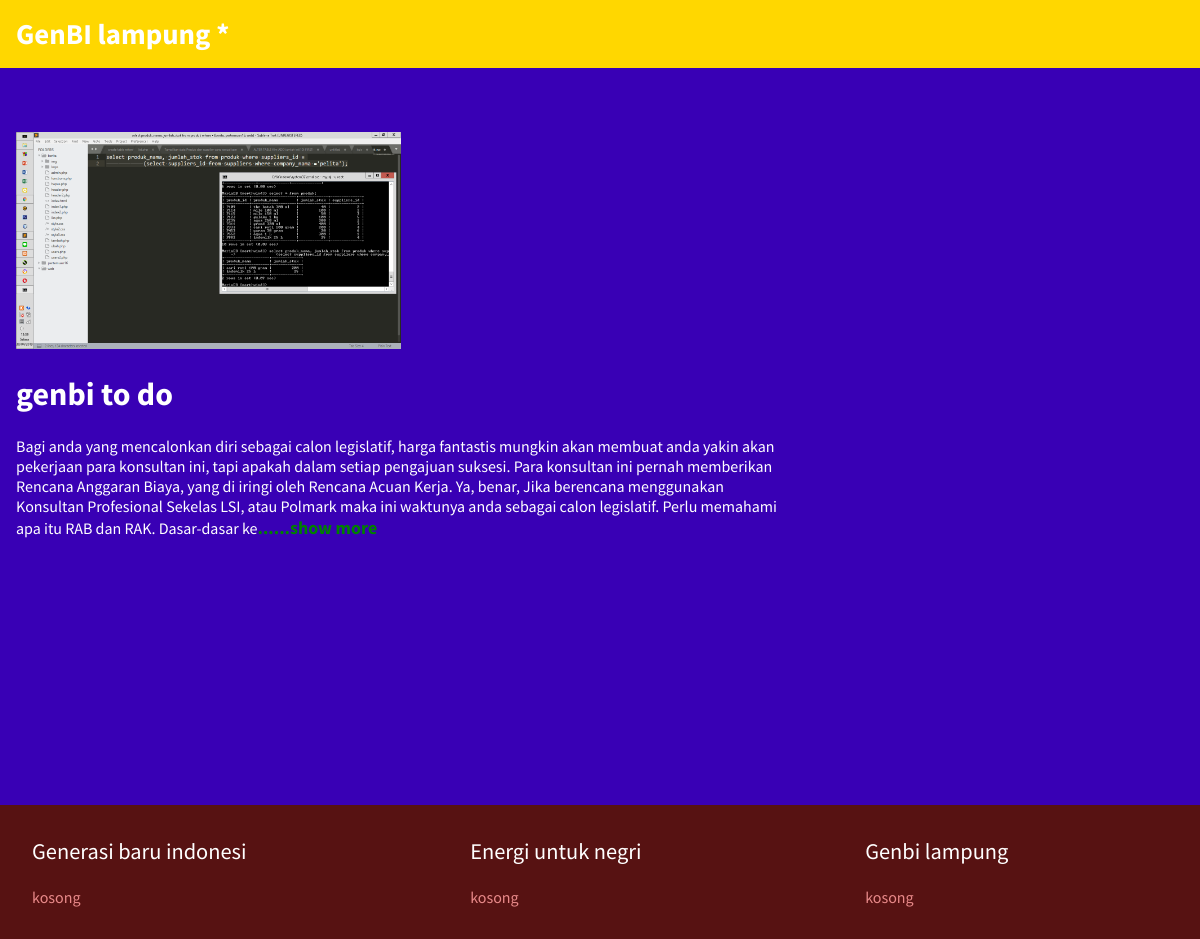
The app's page /website_genbi/ll.php?id=6 with its own data.
### tables this page shows
CREATE TABLE `berita` (
  `id` int(11) NOT NULL,
  `judul` varchar(300) NOT NULL,
  `texts` text NOT NULL,
  `gambar` varchar(100) NOT NULL
);

### website_genbi/ll.php (the view, shortened to what this page needs)
<?php
	$conn = mysqli_connect("localhost","root","","phpdasar2");
	$id=$_GET["id"];
	$result=mysqli_query($conn,"SELECT * FROM berita WHERE id = $id");
	$row=mysqli_fetch_assoc($result);
 ?>
<!DOCTYPE html>
<html>
<head>
        <link media="all" type="text/css" rel="stylesheet" href="style0.css">
    </head>
<body>
	<header>
            <a href="#">GenBI lampung *</a>
    </header>
	<div class="container">
            <div id="content">
            <img src="img/<?php echo $row["gambar"]; ?>">
			<h1><?php echo $row["judul"]; ?></h1>
                 <div class="read-more">
                <?php echo $row["texts"]; ?>
                 </div>
             </div>
	</div>
<footer>
            <ul>
                <li>
                    <span>Generasi baru indonesi</span>
                    kosong
                </li>
                <li>
                    <span>Energi untuk negri</span>
                    kosong
                </li>
                <li>
                    <span>Genbi lampung</span>
                    kosong
        </footer>
    </body>
</html>

### website_genbi/style0.css (style rules this page uses)
body { font-family: 'Source Sans Pro'; background: #3900b5; margin:0; color:white; }
a { text-decoration:none; color:white; font-size:1.8em; font-weight:700; }
img { width:50px; }
header { background:#FFD700; padding: 1em; }
.container { padding: 4em 1em; }
footer { background:#571212; }
ul { margin:0;padding:0; }
ul li { padding: 2em; color:#E98A8A; }
ul li span { display:block; font-size:1.4em; margin-bottom:1em; color: white; }
.container { display:grid; grid-template-columns: 66% auto; padding: 4em 1em; }
ul { display:grid; list-style-type:none; margin:0;padding:0; grid-template-columns: repeat(3, auto); grid-template-rows: repeat(2, auto); }
img { width:50%; justify-self:center; }
body { font-family: 'Source Sans Pro'; background:#3900b5; margin:0; color:white; display:grid; grid-template-columns: auto; grid-template-rows: auto 60% 40%; grid-template-areas: "header" "body" "body" "footer"; }
header { grid-area: header; }
.container { grid-area: body; }
footer { grid-area: footer; }

### records on screen
berita: gambar (picture), judul "genbi to do", texts "Bagi anda yang mencalonkan diri sebagai calon legislatif, harga fantastis mungkin akan membuat anda yakin akan pekerjaan para konsultan ini, tapi apakah dalam setiap pengajuan suksesi. Para konsultan ini pernah memberikan Rencana Anggaran Biaya, yang di iringi oleh Rencana Acuan Kerja. Ya, benar, Jika berencana menggunakan Konsultan Profesional Sekelas LSI, atau Polmark maka ini waktunya anda sebagai calon legislatif. Perlu memahami apa itu RAB dan RAK. Dasar-dasar ke"
